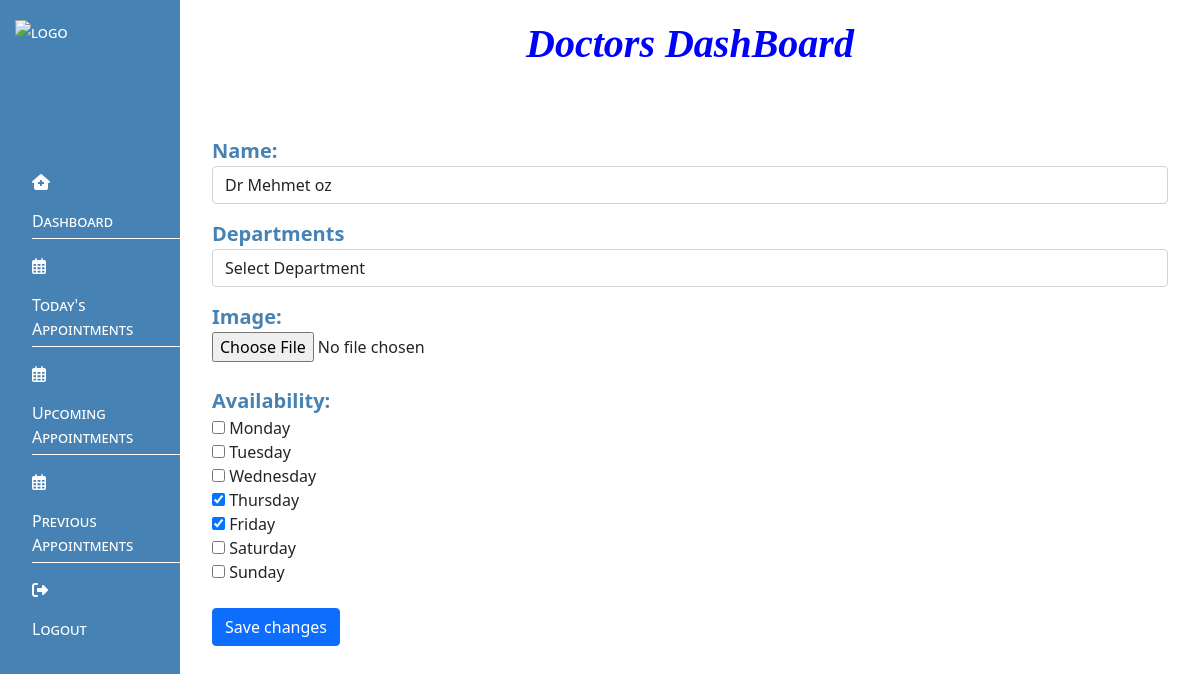
Page /edit2/2 (signed in) on the committed database.
### home/models.py (models this page shows, shortened)
class Doctors(models.Model):
    name = models.ForeignKey(User,on_delete=models.CASCADE,null=True,blank=True)
    image = models.ImageField(upload_to="doctorsimage/",null=True,blank=True)
    department = models.ForeignKey(Department,on_delete=models.CASCADE,null=True,blank=True)
    monday = models.BooleanField(default=False,null=True,blank=True)
    tuesday = models.BooleanField(default=False,null=True,blank=True)
    wednesday= models.BooleanField(default=False,null=True,blank=True)
    thursday = models.BooleanField(default=False,null=True,blank=True)
    friday= models.BooleanField(default=False,null=True,blank=True)
    saturday = models.BooleanField(default=False,null=True,blank=True)
    fees = models.TextField(null=True,blank=True)

class User (AbstractBaseUser):
    name = models.CharField(max_length=20,null=True,blank=True)
    email = models.EmailField(verbose_name='email Address', max_length=40, unique=True)
    date_joined = models.DateTimeField(auto_now_add=True)
    is_active = models.BooleanField(default=True)
    is_staff = models.BooleanField(default=True)
    is_admin = models.BooleanField(default=False)
    is_superuser = models.BooleanField(default=False)
    doctor = models.BooleanField(default=False)
    objects = UserManager()
    USERNAME_FIELD = 'email'
    REQUIRED_FIELDS = ['name']
    def __str__(self):
        return self.name

### home/views.py (the view, shortened to what this page needs)
# urls.py: path('edit2/<int:id>', views.edit2, name='edit2page'),
@login_required(login_url='/page/')
def edit2(request,id):
    forms = get_object_or_404(Doctors, id=id)
    return render(request,'admin/doctors/edit2.html',{'forms':forms})

### home/templates/admin/doctors/edit2.html (shortened to what this page needs)
{% extends "admin/dash.html" %}
{% load static%}
{% block css %}
<link rel="stylesheet" href="{% static 'css/admin/form2.css' %}">
{% endblock css %}
{% block content %}
<h1>
    Doctors DashBoard
</h1>
<div class="container" style="overflow-y: scroll;">
    <form method="post" style="margin-top: 60px;"  enctype="multipart/form-data" >
        <div class="form-group">
            <label for="name">Name:</label>
            <input type="text" class="form-control" id="name" name="name" placeholder="Dr name" value="{{forms.name}}" required>
        </div>
        <label for="description">Departments</label>
        <select class="form-control" name="departments" id="department">
            <option value="">Select Department</option>
        </select>
        <div class="form-group">
            <label for="image">Image:</label><br>
            <input type="file" class="form-control-file"  name="image" id="image" value="{{forms.image}}" required>
        </div><br>
        <div class="form-group">
            <label for="days">Availability:</label><br>
             <input type="checkbox" name="monday" id="monday"  {% if forms.monday %} checked {% endif %}  > Monday<br>
            <input type="checkbox" name="tuesday"  id="tuesday"  {% if forms.tuesday %} checked {% endif %} > Tuesday<br>
            <input type="checkbox" name="wednesday" id="wednesday"  {% if forms.wednesday %} checked {% endif %}  > Wednesday<br>
            <input type="checkbox" name="thursday" id="thursday"  {% if forms.thursday %} checked {% endif %}  > Thursday<br>
            <input type="checkbox" name="friday" id="friday"  {% if forms.friday %} checked {% endif %} > Friday<br>
            <input type="checkbox" name="saturday"  id="saturday"  {% if forms.saturday %} checked {% endif %} > Saturday<br>
            <input type="checkbox" name="days" > Sunday<br>
        </div><br>
        <button type="submit" class="btn btn-primary text-white">
            Save changes
        </button>
    </form>
</div>
{% endblock content %}

### home/static/css/admin/dash.css (style rules this page uses)
* { margin: 0; padding: 0; box-sizing: border-box; }
body { font-family: Arial, sans-serif; }

### home/static/css/admin/form2.css (style rules this page uses)
label { color:steelblue; font-weight: bold; font-size: 20px; }
.form-control { border: 1px solid blue; border-radius: 5px; padding: 8px; margin-bottom: 15px; width: 100%; box-sizing: border-box; }
.section_2 h1 { color: blue; text-align: center; font-family: cursive; font-style: italic; font-weight: bold; }

### rows in the picture
Doctors: name "Dr Mehmet oz", thursday "☑", friday "☑"
